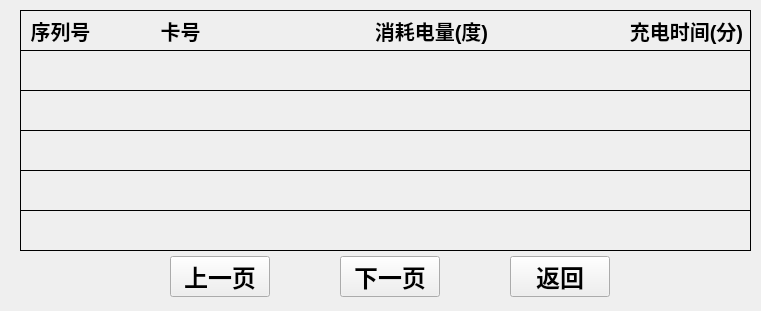
   <widget class="QFrame" name="frame_5">
    <property name="geometry">
     <rect>
      <x>20</x>
      <y>130</y>
      <width>761</width>
      <height>311</height>
     </rect>
    </property>
    <property name="font">
     <font>
      <pointsize>6</pointsize>
     </font>
    </property>
    <property name="styleSheet">
     <string notr="true">background-image: url(:/background/qrc/background/back.png);</string>
    </property>
    <property name="frameShape">
     <enum>QFrame::NoFrame</enum>
    </property>
    <property name="frameShadow">
     <enum>QFrame::Raised</enum>
    </property>
    <widget class="QFrame" name="frame">
     <property name="geometry">
      <rect>
       <x>20</x>
       <y>10</y>
       <width>731</width>
       <height>241</height>
      </rect>
     </property>
     <property name="styleSheet">
      <string notr="true">background-image: url(:/background/qrc/background/bk-potevio-t1.png);</string>
     </property>
     <property name="frameShape">
      <enum>QFrame::Box</enum>
     </property>
     <property name="frameShadow">
      <enum>QFrame::Plain</enum>
     </property>
     <widget class="QLabel" name="label_4">
      <property name="geometry">
       <rect>
        <x>0</x>
        <y>0</y>
        <width>731</width>
        <height>41</height>
       </rect>
      </property>
      <property name="font">
       <font>
        <pointsize>15</pointsize>
        <weight>75</weight>
        <italic>false</italic>
        <bold>true</bold>
       </font>
      </property>
      <property name="styleSheet">
       <string notr="true">background-image: url(:/background/qrc/background/back.png);</string>
      </property>
      <property name="frameShape">
       <enum>QFrame::Box</enum>
      </property>
      <property name="text">
       <string/>
      </property>
     </widget>
     <widget class="QLabel" name="label_5">
      <property name="geometry">
       <rect>
        <x>0</x>
        <y>40</y>
        <width>731</width>
        <height>41</height>
       </rect>
      </property>
      <property name="font">
       <font>
        <pointsize>15</pointsize>
        <weight>75</weight>
        <italic>false</italic>
        <bold>true</bold>
       </font>
      </property>
      <property name="styleSheet">
       <string notr="true">background-image: url(:/background/qrc/background/back.png);</string>
      </property>
      <property name="frameShape">
       <enum>QFrame::Box</enum>
      </property>
      <property name="text">
       <string/>
      </property>
     </widget>
     <widget class="QLabel" name="label_start">
      <property name="geometry">
       <rect>
        <x>330</x>
        <y>500</y>
        <width>41</width>
        <height>31</height>
       </rect>
      </property>
      <property name="font">
       <font>
        <pointsize>18</pointsize>
       </font>
      </property>
      <property name="text">
       <string/>
      </property>
     </widget>
     <widget class="QLabel" name="label_end">
      <property name="geometry">
       <rect>
        <x>800</x>
        <y>45</y>
        <width>41</width>
        <height>31</height>
       </rect>
      </property>
      <property name="font">
       <font>
        <pointsize>18</pointsize>
       </font>
      </property>
      <property name="text">
       <string/>
      </property>
     </widget>
     <widget class="QLabel" name="label_time">
      <property name="geometry">
       <rect>
        <x>660</x>
        <y>45</y>
        <width>51</width>
        <height>31</height>
       </rect>
      </property>
      <property name="font">
       <font>
        <pointsize>18</pointsize>
       </font>
      </property>
      <property name="text">
       <string/>
      </property>
     </widget>
     <widget class="QLabel" name="label_txt">
      <property name="geometry">
       <rect>
        <x>80</x>
        <y>45</y>
        <width>211</width>
        <height>31</height>
       </rect>
      </property>
      <property name="font">
       <font>
        <pointsize>18</pointsize>
       </font>
      </property>
      <property name="text">
       <string/>
      </property>
     </widget>
     <widget class="QLabel" name="label_meter">
      <property name="geometry">
       <rect>
        <x>400</x>
        <y>45</y>
        <width>51</width>
        <height>31</height>
       </rect>
      </property>
      <property name="font">
       <font>
        <pointsize>18</pointsize>
       </font>
      </property>
      <property name="text">
       <string/>
      </property>
     </widget>
     <widget class="QLabel" name="label_num">
      <property name="geometry">
       <rect>
        <x>34</x>
        <y>45</y>
        <width>51</width>
        <height>31</height>
       </rect>
      </property>
      <property name="font">
       <font>
        <pointsize>18</pointsize>
       </font>
      </property>
      <property name="text">
       <string/>
      </property>
     </widget>
     <widget class="QLabel" name="label_7">
      <property name="geometry">
       <rect>
        <x>0</x>
        <y>80</y>
        <width>731</width>
        <height>41</height>
       </rect>
      </property>
      <property name="font">
       <font>
        <pointsize>15</pointsize>
        <weight>75</weight>
        <italic>false</italic>
        <bold>true</bold>
       </font>
      </property>
      <property name="styleSheet">
       <string notr="true">background-image: url(:/background/qrc/background/back.png);</string>
      </property>
      <property name="frameShape">
       <enum>QFrame::Box</enum>
      </property>
      <property name="text">
       <string/>
      </property>
     </widget>
     <widget class="QLabel" name="label_txt_2">
      <property name="geometry">
       <rect>
        <x>80</x>
        <y>85</y>
        <width>211</width>
        <height>31</height>
       </rect>
      </property>
      <property name="font">
       <font>
        <pointsize>18</pointsize>
       </font>
      </property>
      <property name="text">
       <string/>
      </property>
     </widget>
     <widget class="QLabel" name="label_num_2">
      <property name="geometry">
       <rect>
        <x>34</x>
        <y>85</y>
        <width>51</width>
        <height>31</height>
       </rect>
      </property>
      <property name="font">
       <font>
        <pointsize>18</pointsize>
       </font>
      </property>
      <property name="text">
       <string/>
      </property>
     </widget>
     <widget class="QLabel" name="label_meter_2">
      <property name="geometry">
       <rect>
        <x>400</x>
        <y>85</y>
        <width>51</width>
        <height>31</height>
       </rect>
      </property>
      <property name="font">
       <font>
        <pointsize>18</pointsize>
       </font>
      </property>
      <property name="text">
       <string/>
      </property>
     </widget>
     <widget class="QLabel" name="label_time_2">
      <property name="geometry">
       <rect>
        <x>660</x>
        <y>85</y>
        <width>51</width>
        <height>31</height>
       </rect>
      </property>
      <property name="font">
       <font>
        <pointsize>18</pointsize>
       </font>
      </property>
      <property name="text">
       <string/>
      </property>
     </widget>
     <widget class="QLabel" name="label_start_2">
      <property name="geometry">
       <rect>
        <x>330</x>
        <y>540</y>
        <width>41</width>
        <height>31</height>
       </rect>
      </property>
      <property name="font">
       <font>
        <pointsize>18</pointsize>
       </font>
      </property>
      <property name="text">
       <string/>
      </property>
     </widget>
     <widget class="QLabel" name="label_end_2">
      <property name="geometry">
       <rect>
        <x>800</x>
        <y>85</y>
        <width>41</width>
        <height>31</height>
       </rect>
      </property>
      <property name="font">
       <font>
        <pointsize>18</pointsize>
       </font>
      </property>
      <property name="text">
       <string/>
      </property>
     </widget>
     <widget class="QLabel" name="label_6">
      <property name="geometry">
       <rect>
        <x>0</x>
        <y>120</y>
        <width>731</width>
        <height>41</height>
       </rect>
      </property>
      <property name="font">
       <font>
        <pointsize>15</pointsize>
        <weight>75</weight>
        <italic>false</italic>
        <bold>true</bold>
       </font>
      </property>
      <property name="styleSheet">
       <string notr="true">background-image: url(:/background/qrc/background/back.png);</string>
      </property>
      <property name="frameShape">
       <enum>QFrame::Box</enum>
      </property>
      <property name="text">
       <string/>
      </property>
     </widget>
     <widget class="QLabel" name="label_num_3">
      <property name="geometry">
       <rect>
        <x>34</x>
        <y>125</y>
        <width>51</width>
        <height>31</height>
       </rect>
      </property>
      <property name="font">
       <font>
        <pointsize>18</pointsize>
       </font>
      </property>
      <property name="text">
       <string/>
      </property>
     </widget>
     <widget class="QLabel" name="label_txt_3">
      <property name="geometry">
       <rect>
        <x>80</x>
        <y>125</y>
        <width>211</width>
        <height>31</height>
       </rect>
      </property>
      <property name="font">
       <font>
        <pointsize>18</pointsize>
       </font>
      </property>
      <property name="text">
       <string/>
      </property>
     </widget>
     <widget class="QLabel" name="label_meter_3">
      <property name="geometry">
       <rect>
        <x>400</x>
        <y>125</y>
        <width>51</width>
        <height>31</height>
       </rect>
      </property>
      <property name="font">
       <font>
        <pointsize>18</pointsize>
       </font>
      </property>
      <property name="text">
       <string/>
      </property>
     </widget>
     <widget class="QLabel" name="label_time_3">
      <property name="geometry">
       <rect>
        <x>660</x>
        <y>125</y>
        <width>51</width>
        <height>31</height>
       </rect>
      </property>
      <property name="font">
       <font>
        <pointsize>18</pointsize>
       </font>
      </property>
      <property name="text">
       <string/>
      </property>
     </widget>
     <widget class="QLabel" name="label_start_3">
      <property name="geometry">
       <rect>
        <x>330</x>
        <y>580</y>
        <width>41</width>
        <height>31</height>
       </rect>
      </property>
      <property name="font">
       <font>
        <pointsize>18</pointsize>
       </font>
      </property>
      <property name="text">
       <string/>
      </property>
     </widget>
     <widget class="QLabel" name="label_end_3">
      <property name="geometry">
       <rect>
        <x>800</x>
        <y>125</y>
        <width>41</width>
        <height>31</height>
       </rect>
      </property>
      <property name="font">
       <font>
        <pointsize>18</pointsize>
       </font>
      </property>
      <property name="text">
       <string/>
      </property>
     </widget>
     <widget class="QLabel" name="label_9">
      <property name="geometry">
       <rect>
        <x>0</x>
        <y>160</y>
        <width>731</width>
        <height>41</height>
       </rect>
      </property>
      <property name="font">
       <font>
        <pointsize>15</pointsize>
        <weight>75</weight>
        <italic>false</italic>
        <bold>true</bold>
       </font>
      </property>
      <property name="styleSheet">
       <string notr="true">background-image: url(:/background/qrc/background/back.png);</string>
      </property>
      <property name="frameShape">
       <enum>QFrame::Box</enum>
      </property>
      <property name="text">
       <string/>
      </property>
     </widget>
     <widget class="QLabel" name="label_num_4">
      <property name="geometry">
       <rect>
        <x>34</x>
        <y>165</y>
        <width>51</width>
        <height>31</height>
       </rect>
      </property>
      <property name="font">
       <font>
        <pointsize>18</pointsize>
       </font>
      </property>
      <property name="text">
       <string/>
      </property>
     </widget>
     <widget class="QLabel" name="label_txt_4">
      <property name="geometry">
       <rect>
        <x>80</x>
        <y>165</y>
        <width>211</width>
        <height>31</height>
       </rect>
      </property>
      <property name="font">
       <font>
        <pointsize>18</pointsize>
       </font>
      </property>
      <property name="text">
       <string/>
      </property>
     </widget>
     <widget class="QLabel" name="label_time_4">
      <property name="geometry">
       <rect>
        <x>660</x>
        <y>165</y>
        <width>51</width>
        <height>31</height>
       </rect>
      </property>
      <property name="font">
       <font>
        <pointsize>18</pointsize>
       </font>
      </property>
      <property name="text">
       <string/>
      </property>
     </widget>
     <widget class="QLabel" name="label_meter_4">
      <property name="geometry">
       <rect>
        <x>400</x>
        <y>165</y>
        <width>51</width>
        <height>31</height>
       </rect>
      </property>
      <property name="font">
       <font>
        <pointsize>18</pointsize>
       </font>
      </property>
      <property name="text">
       <string/>
      </property>
     </widget>
     <widget class="QLabel" name="label_end_4">
      <property name="geometry">
       <rect>
        <x>800</x>
        <y>165</y>
        <width>41</width>
        <height>31</height>
       </rect>
      </property>
      <property name="font">
       <font>
        <pointsize>18</pointsize>
       </font>
      </property>
      <property name="text">
       <string/>
      </property>
     </widget>
     <widget class="QLabel" name="label_start_4">
      <property name="geometry">
       <rect>
        <x>330</x>
        <y>620</y>
        <width>41</width>
        <height>31</height>
       </rect>
      </property>
      <property name="font">
       <font>
        <pointsize>18</pointsize>
       </font>
      </property>
      <property name="text">
       <string/>
      </property>
     </widget>
     <widget class="QLabel" name="label_8">
      <property name="geometry">
       <rect>
        <x>0</x>
        <y>200</y>
        <width>731</width>
        <height>41</height>
       </rect>
      </property>
      <property name="font">
       <font>
        <pointsize>15</pointsize>
        <weight>75</weight>
        <italic>false</italic>
        <bold>true</bold>
       </font>
      </property>
      <property name="styleSheet">
       <string notr="true">background-image: url(:/background/qrc/background/back.png);</string>
      </property>
      <property name="frameShape">
       <enum>QFrame::Box</enum>
      </property>
      <property name="text">
       <string/>
      </property>
     </widget>
     <widget class="QLabel" name="label_num_5">
      <property name="geometry">
       <rect>
        <x>34</x>
        <y>205</y>
        <width>51</width>
        <height>31</height>
       </rect>
      </property>
      <property name="font">
       <font>
        <pointsize>18</pointsize>
       </font>
      </property>
      <property name="text">
       <string/>
      </property>
     </widget>
     <widget class="QLabel" name="label_txt_5">
      <property name="geometry">
       <rect>
        <x>80</x>
        <y>205</y>
        <width>211</width>
        <height>31</height>
       </rect>
      </property>
      <property name="font">
       <font>
        <pointsize>18</pointsize>
       </font>
      </property>
      <property name="text">
       <string/>
      </property>
     </widget>
     <widget class="QLabel" name="label_time_5">
      <property name="geometry">
       <rect>
        <x>660</x>
        <y>205</y>
        <width>51</width>
        <height>31</height>
       </rect>
      </property>
      <property name="font">
       <font>
        <pointsize>18</pointsize>
       </font>
      </property>
      <property name="text">
       <string/>
      </property>
     </widget>
     <widget class="QLabel" name="label_end_5">
      <property name="geometry">
       <rect>
        <x>800</x>
        <y>205</y>
        <width>41</width>
        <height>31</height>
       </rect>
      </property>
      <property name="font">
       <font>
        <pointsize>18</pointsize>
       </font>
      </property>
      <property name="text">
       <string/>
      </property>
     </widget>
     <widget class="QLabel" name="label_meter_5">
      <property name="geometry">
       <rect>
        <x>400</x>
        <y>205</y>
        <width>51</width>
        <height>31</height>
       </rect>
      </property>
      <property name="font">
       <font>
        <pointsize>18</pointsize>
       </font>
      </property>
      <property name="text">
       <string/>
      </property>
     </widget>
     <widget class="QLabel" name="label_start_5">
      <property name="geometry">
       <rect>
        <x>330</x>
        <y>660</y>
        <width>41</width>
        <height>31</height>
       </rect>
      </property>
      <property name="font">
       <font>
        <pointsize>18</pointsize>
       </font>
      </property>
      <property name="text">
       <string/>
      </property>
     </widget>
     <widget class="QLabel" name="lbl_num">
      <property name="geometry">
       <rect>
        <x>10</x>
        <y>5</y>
        <width>61</width>
        <height>31</height>
       </rect>
      </property>
      <property name="font">
       <font>
        <pointsize>15</pointsize>
        <weight>75</weight>
        <bold>true</bold>
       </font>
      </property>
      <property name="text">
       <string>序列号</string>
      </property>
      <property name="alignment">
       <set>Qt::AlignCenter</set>
      </property>
     </widget>
     <widget class="QLabel" name="lbl_card">
      <property name="geometry">
       <rect>
        <x>110</x>
        <y>5</y>
        <width>101</width>
        <height>31</height>
       </rect>
      </property>
      <property name="font">
       <font>
        <pointsize>15</pointsize>
        <weight>75</weight>
        <bold>true</bold>
       </font>
      </property>
      <property name="text">
       <string>卡号</string>
      </property>
      <property name="alignment">
       <set>Qt::AlignCenter</set>
      </property>
     </widget>
     <widget class="QLabel" name="lbl_kwh">
      <property name="geometry">
       <rect>
        <x>490</x>
        <y>460</y>
        <width>141</width>
        <height>31</height>
       </rect>
      </property>
      <property name="font">
       <font>
        <pointsize>15</pointsize>
        <weight>75</weight>
        <bold>true</bold>
       </font>
      </property>
      <property name="text">
       <string/>
      </property>
      <property name="alignment">
       <set>Qt::AlignCenter</set>
      </property>
     </widget>
     <widget class="QLabel" name="lbl_end_soc">
      <property name="geometry">
       <rect>
        <x>356</x>
        <y>5</y>
        <width>111</width>
        <height>31</height>
       </rect>
      </property>
      <property name="font">
       <font>
        <pointsize>15</pointsize>
        <weight>75</weight>
        <bold>true</bold>
       </font>
      </property>
      <property name="text">
       <string>消耗电量(度)</string>
      </property>
      <property name="alignment">
       <set>Qt::AlignCenter</set>
      </property>
     </widget>
     <widget class="QLabel" name="lbl_start_soc">
      <property name="geometry">
       <rect>
        <x>280</x>
        <y>460</y>
        <width>121</width>
        <height>31</height>
       </rect>
      </property>
      <property name="font">
       <font>
        <pointsize>15</pointsize>
        <weight>75</weight>
        <bold>true</bold>
       </font>
      </property>
      <property name="text">
       <string/>
      </property>
      <property name="alignment">
       <set>Qt::AlignCenter</set>
      </property>
     </widget>
     <widget class="QLabel" name="lbl_time">
      <property name="geometry">
       <rect>
        <x>596</x>
        <y>5</y>
        <width>141</width>
        <height>31</height>
       </rect>
      </property>
      <property name="font">
       <font>
        <pointsize>15</pointsize>
        <weight>75</weight>
        <bold>true</bold>
       </font>
      </property>
      <property name="text">
       <string>充电时间(分)</string>
      </property>
      <property name="alignment">
       <set>Qt::AlignCenter</set>
      </property>
     </widget>
    </widget>
    <widget class="QPushButton" name="pbtn_up">
     <property name="geometry">
      <rect>
       <x>170</x>
       <y>256</y>
       <width>100</width>
       <height>41</height>
      </rect>
     </property>
     <property name="font">
      <font>
       <pointsize>18</pointsize>
       <weight>75</weight>
       <bold>true</bold>
      </font>
     </property>
     <property name="focusPolicy">
      <enum>Qt::NoFocus</enum>
     </property>
     <property name="styleSheet">
      <string notr="true">border-image: url(:/icon/qrc/keyboard-b/btn_bg.png);</string>
     </property>
     <property name="text">
      <string>上一页</string>
     </property>
    </widget>
    <widget class="QPushButton" name="pbtn_down">
     <property name="geometry">
      <rect>
       <x>340</x>
       <y>256</y>
       <width>100</width>
       <height>41</height>
      </rect>
     </property>
     <property name="font">
      <font>
       <pointsize>18</pointsize>
       <weight>75</weight>
       <bold>true</bold>
      </font>
     </property>
     <property name="focusPolicy">
      <enum>Qt::NoFocus</enum>
     </property>
     <property name="styleSheet">
      <string notr="true">border-image: url(:/icon/qrc/keyboard-b/btn_bg.png);</string>
     </property>
     <property name="text">
      <string>下一页</string>
     </property>
    </widget>
    <widget class="QPushButton" name="pbtn_enter">
     <property name="geometry">
      <rect>
       <x>510</x>
       <y>256</y>
       <width>100</width>
       <height>41</height>
      </rect>
     </property>
     <property name="font">
      <font>
       <pointsize>18</pointsize>
       <weight>75</weight>
       <bold>true</bold>
      </font>
     </property>
     <property name="focusPolicy">
      <enum>Qt::NoFocus</enum>
     </property>
     <property name="styleSheet">
      <string notr="true">border-image: url(:/icon/qrc/keyboard-b/btn_bg.png);</string>
     </property>
     <property name="text">
      <string>返回</string>
     </property>
    </widget>
    <zorder>pbtn_up</zorder>
    <zorder>pbtn_down</zorder>
    <zorder>frame</zorder>
    <zorder>pbtn_enter</zorder>
   </widget>
